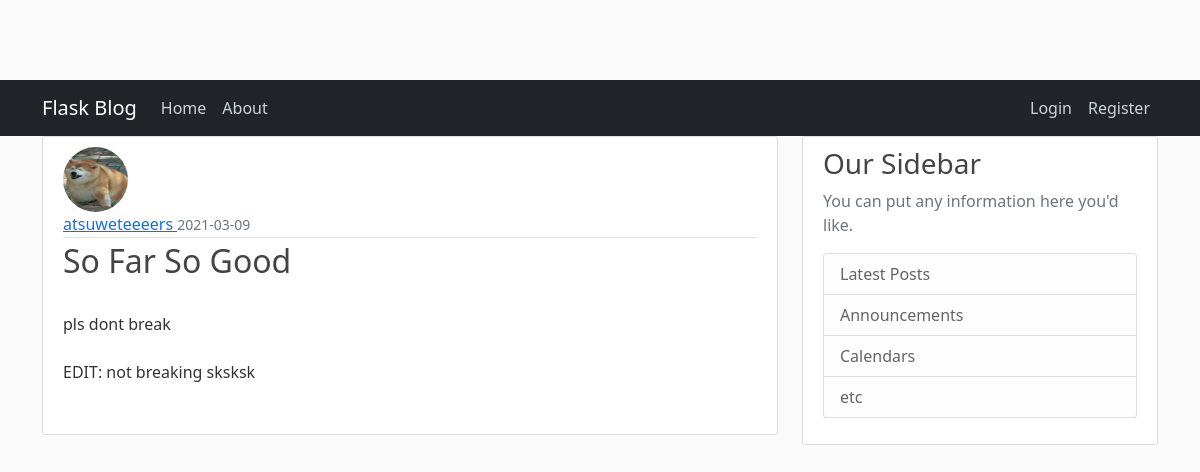
The page /post/12 on the database its author committed.
### flask_blog/models.py (models this page shows, shortened)
class User(db.Model, UserMixin):
    id = db.Column(db.Integer, primary_key=True)
    username = db.Column(db.String(20), unique=True, nullable=False)
    email = db.Column(db.String(120), unique=True, nullable=False)
    image_file = db.Column(db.String(20), nullable=False, default='default.jpg')
    password = db.Column(db.String(60), nullable=False)
    posts = db.relationship('Post', backref='author', lazy=True)

class Post(db.Model):
    id = db.Column(db.Integer, primary_key=True)
    title = db.Column(db.String(100), nullable=False)
    date_posted = db.Column(db.DateTime, nullable=False, default=datetime.utcnow)
    content = db.Column(db.Text, nullable=False)
    user_id = db.Column(db.Integer, db.ForeignKey('user.id'), nullable=False)

### flask_blog/posts/routes.py (the view)
@posts.route('/post/<int:post_id>', methods=['POST','GET'])
def post(post_id):
    post = Post.query.get_or_404(post_id)
    return render_template('post.html', title = post.title, post=post)

### flask_blog/templates/post.html (shortened to what this page needs)
{% extends "layout.html" %}
    {% block content %}
        <article class="media content-section">
            <img class="rounded-circle article-img" src="{{ url_for('static', filename='profile_pictures/' + post.author.image_file) }}">
            <div class="media-body">
                <div class="article-metadata">
                    <a class="mr-2" href="{{ url_for('users.user_posts', username=post.author.username) }}"> {{ post.author.username }}  </a>
                    <small class="text-muted"> {{ post.date_posted.strftime('%Y-%m-%d') }} </small>
                </div>
                <h2 class="article-title"> {{ post.title }} </h2>
                <p class="article-content">
                    {{ post.content }}
                </p>
            </div>
        </article>
    {% endblock content %}

### flask_blog/static/main.css (style rules this page uses)
body { background: #fafafa; color: #333333; margin-top: 5rem; }
h1, h2, h3, h4, h5, h6 { color: #444444; }
.content-section { background: #ffffff; padding: 10px 20px; border: 1px solid #dddddd; border-radius: 3px; margin-bottom: 20px; }
.article-title { color: #444444; }
.article-content { white-space: pre-line; }
.article-img { height: 65px; width: 65px; margin-right: 16px; }
.article-metadata { padding-bottom: 1px; margin-bottom: 4px; border-bottom: 1px solid #e3e3e3 }

### rows shown on the page
User: image_file (picture), author.username "atsuweteeeers"
Post: date_posted "2021-03-09", title "So Far So Good", content "pls dont break EDIT: not breaking sksksk"
